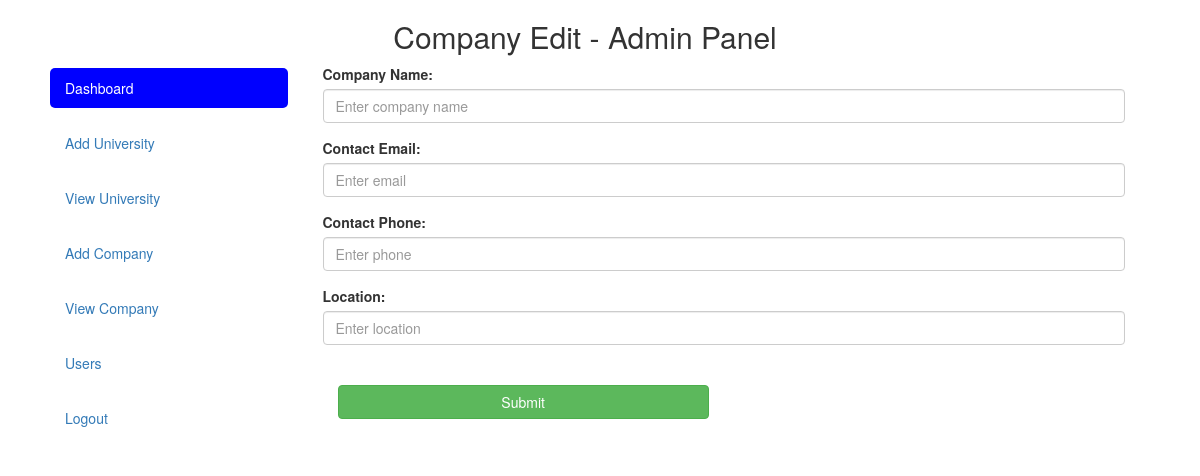
The page /admin/company-edit.php?co=KYA7213 (signed in) on the database as committed earlier.
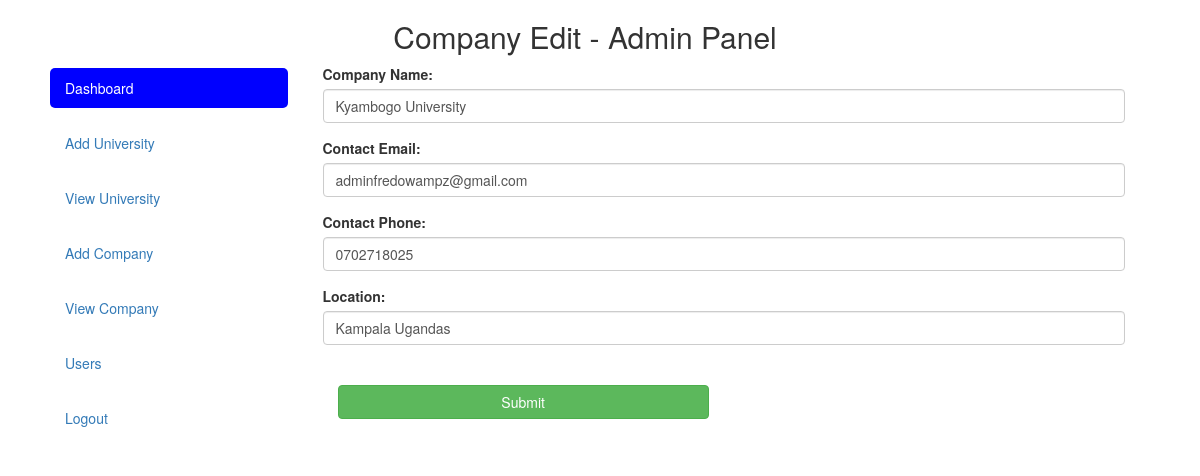
The same page on the database as committed later.
### tables this page shows
CREATE TABLE `company` (
  `id` int(11) NOT NULL,
  `CID` varchar(30) NOT NULL,
  `name` varchar(200) NOT NULL,
  `location` varchar(300) NOT NULL,
  `email` varchar(100) NOT NULL,
  `password` varchar(100) NOT NULL,
  `phone` varchar(15) NOT NULL,
  `logo` text NOT NULL,
  `submitteddate` varchar(30) NOT NULL,
  `updated` timestamp(6) NOT NULL DEFAULT CURRENT_TIMESTAMP(6),
  `deleted` int(11) NOT NULL DEFAULT '0',
  `deleteddate` varchar(30) NOT NULL
);

### admin/company-edit.php (the view, shortened to what this page needs)
<?php include 'comp/header.php'; ?>
  <?php
      include 'conn/conn.php';
        $CID = $_REQUEST['co'];
        $co_info = $conn->query("SELECT * FROM company WHERE CID = '$CID' LIMIT 1")->fetch_assoc();
     ?>
      <div class="col-md-9">
        <form method="POST">
          <div class="text-center col-md-12"><?php echo $error; ?></div>
            <div class="form-group">
              <label for="email">Company Name:</label>
              <input type="text" class="form-control" placeholder="Enter company name" name="name" value="<?php echo $co_info['name']; ?>" required="">
            </div>
            <div class="form-group">
              <label for="email">Contact Email:</label>
              <input type="email" class="form-control" id="email" placeholder="Enter email" value="<?php echo $co_info['email']; ?>" name="email" required="">
            </div>
            <div class="form-group">
              <label for="email">Contact Phone:</label>
              <input type="text" class="form-control" id="phone" placeholder="Enter phone" value="<?php echo $co_info['phone']; ?>" name="phone" required="">
            </div>
            <div class="form-group">
              <label for="pwd">Location:</label>
              <input type="text" class="form-control" id="pwd" placeholder="Enter location" value="<?php echo $co_info['location']; ?>" name="location" required="">
            </div>
            <div class="form-group col-md-6 pt-4">
              <label for="inputCity">&nbsp;</label><br>
              <button type="submit" class="btn btn-success btn-block" name="update-company">Submit</button>
            </div>
        </form>
      </div>
    </div>
  </div>
  </body>
</html>

Rows that differ between the two databases and show on the page:
added company: name "Kyambogo University", email "adminfredowampz@gmail.com", phone "0702718025", location "Kampala Ugandas"
